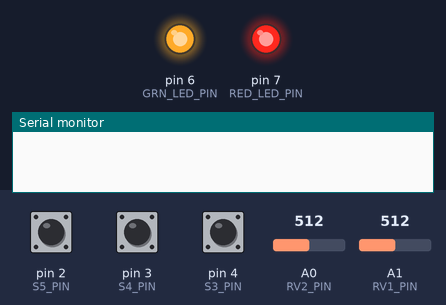
A sketch run on a simulated Arduino Uno, built with avr-gcc and run on an emulated ATmega328P. Shown: output pins drawn as LEDs (lit = HIGH), the last lines printed to the serial monitor. The test bench sets the inputs (shaded band); at power-on: pin 2 (S5_PIN) HIGH, pin 3 (S4_PIN) HIGH, pin 4 (S3_PIN) HIGH, A0 (RV2_PIN) = 512, A1 (RV1_PIN) = 512.

Above: at 1.2 s.
1.3 s: pin 2 (S5_PIN) pulled LOW for 0.15 s
At 1.37 s:
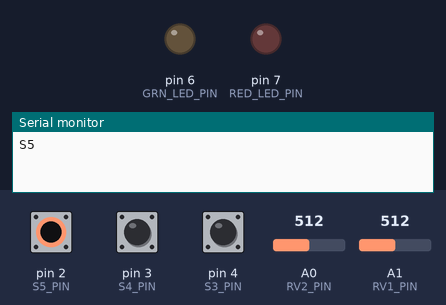
4.4 s: pin 2 (S5_PIN) pulled LOW for 3.2 s
At 8.8 s:
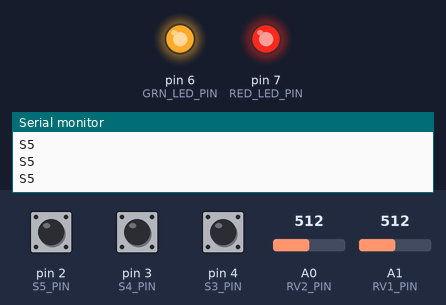
9.1 s: pin 3 (S4_PIN) pulled LOW for 3.2 s
At 10.1 s:
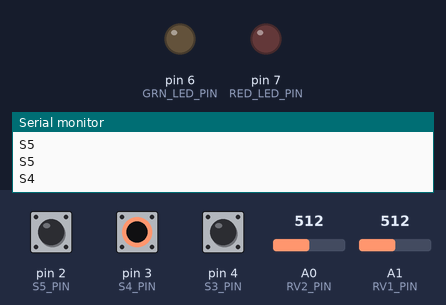
Timing chart, 0 to 13.8 s (numbered marks = the images above; inputs shaded):
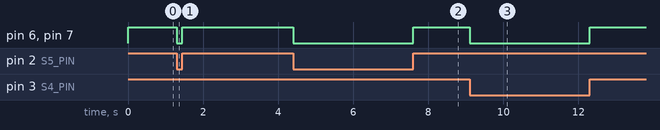

The sketch:

board-test.ino
```cpp
// button pins
byte S3_PIN = 4;
byte S4_PIN = 3;
byte S5_PIN = 2;

// pot pins
byte RV1_PIN = A1;
byte RV2_PIN = A0;

// LED pins
byte GRN_LED_PIN = 6;
byte RED_LED_PIN = 7;

// declare read state
bool S3_STATE = 1;
bool S4_STATE = 1;
bool S5_STATE = 1;
int RV1_STATE = 0;
int RV2_STATE = 0;

// pot change threshold,
// for what we consider a change
int RV_THRESH = 3;

// code that runs at the beginning of the script
void setup() {
  // setup for serial printing
  Serial.begin(9600);

  // set pin modes
  pinMode(S3_PIN, INPUT_PULLUP);
  pinMode(S4_PIN, INPUT_PULLUP);
  pinMode(S5_PIN, INPUT_PULLUP);
  pinMode(RV1_PIN, INPUT);
  pinMode(RV2_PIN, INPUT);
  pinMode(GRN_LED_PIN, OUTPUT);
  pinMode(RED_LED_PIN, OUTPUT);

  // initialize read state
  S3_STATE = digitalRead(S3_PIN);
  S4_STATE = digitalRead(S4_PIN);
  S5_STATE = digitalRead(S5_PIN);
  RV1_STATE = analogRead(RV1_PIN);
  RV2_STATE = analogRead(RV2_PIN);
}

// code that runs on each update loop of the script
void loop() {
  // read pins
  bool S3_READ = digitalRead(S3_PIN);
  bool S4_READ = digitalRead(S4_PIN);
  bool S5_READ = digitalRead(S5_PIN);
  int RV1_READ = analogRead(RV1_PIN);
  int RV2_READ = analogRead(RV2_PIN);

  // if a button is pressed, light LED
  bool pressed = S3_READ && S4_READ && S5_READ;
  digitalWrite(GRN_LED_PIN, pressed);
  digitalWrite(RED_LED_PIN, pressed);

  // print and update state if change detected
  if (S3_READ != S3_STATE) {
    Serial.println("S3");
    S3_STATE = S3_READ;
  }
  if (S4_READ != S4_STATE) {
    Serial.println("S4");
    S4_STATE = S4_READ;
  }
  if (S5_READ != S5_STATE) {
    Serial.println("S5");
    S5_STATE = S5_READ;
  }
  if (abs(RV1_READ - RV1_STATE) > RV_THRESH) {
    Serial.println("RV1");
    RV1_STATE = RV1_READ;
  }
  if (abs(RV2_READ - RV2_STATE) > RV_THRESH) {
    Serial.println("RV2");
    RV2_STATE = RV2_READ;
  }
}
```

Measured:
- after the input at 1.3 s, pin 6 (GRN_LED_PIN), pin 7 (RED_LED_PIN): HIGH → LOW at once, → HIGH 0.15 s later
- after the input at 4.4 s, pin 6 (GRN_LED_PIN), pin 7 (RED_LED_PIN): HIGH → LOW at once, → HIGH 3.2 s later
- after the input at 9.1 s, pin 6 (GRN_LED_PIN), pin 7 (RED_LED_PIN): HIGH → LOW at once, → HIGH 3.2 s later
